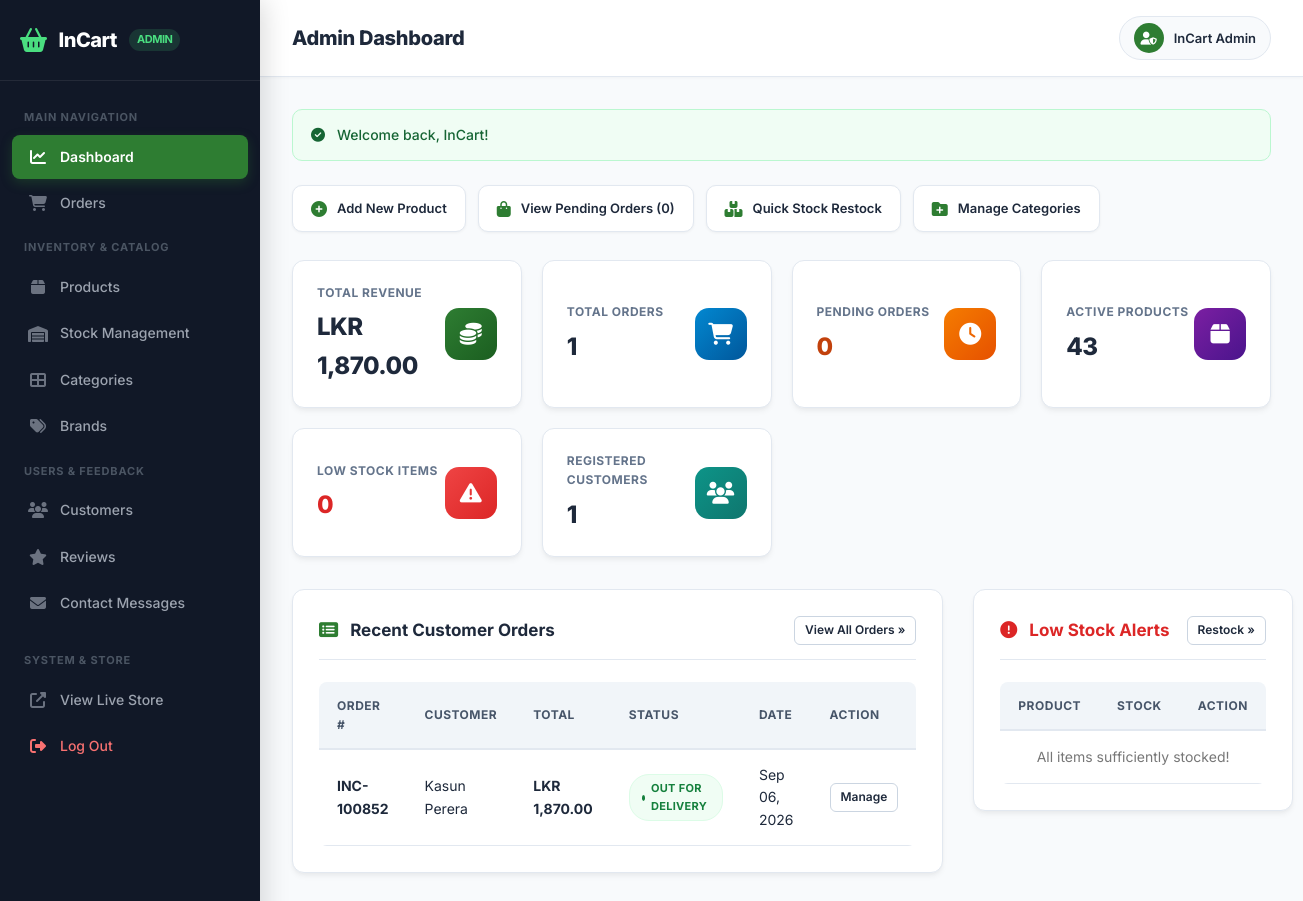
/admin/index.php (signed in), run on the app's committed database.
### tables this page shows
CREATE TABLE `users` (
  `id` INT AUTO_INCREMENT PRIMARY KEY,
  `first_name` VARCHAR(50) NOT NULL,
  `last_name` VARCHAR(50) NOT NULL,
  `email` VARCHAR(100) NOT NULL UNIQUE,
  `phone` VARCHAR(20) NOT NULL,
  `password` VARCHAR(255) NOT NULL,
  `role` ENUM('admin', 'customer') DEFAULT 'customer',
  `address` TEXT NULL,
  `city` VARCHAR(50) NULL,
  `created_at` TIMESTAMP DEFAULT CURRENT_TIMESTAMP,
  INDEX idx_email (`email`),
  INDEX idx_role (`role`)
);

CREATE TABLE `orders` (
  `id` INT AUTO_INCREMENT PRIMARY KEY,
  `order_number` VARCHAR(30) NOT NULL UNIQUE,
  `user_id` INT NOT NULL,
  `total_amount` DECIMAL(10,2) NOT NULL,
  `discount_amount` DECIMAL(10,2) DEFAULT 0.00,
  `delivery_fee` DECIMAL(10,2) DEFAULT 350.00,
  `grand_total` DECIMAL(10,2) NOT NULL,
  `payment_method` VARCHAR(50) DEFAULT 'Cash on Delivery',
  `payment_status` ENUM('Pending', 'Paid', 'Failed') DEFAULT 'Pending',
  `order_status` ENUM('Pending', 'Confirmed', 'Processing', 'Out for Delivery', 'Delivered', 'Cancelled') DEFAULT 'Pending',
  `shipping_first_name` VARCHAR(50) NOT NULL,
  `shipping_last_name` VARCHAR(50) NOT NULL,
  `shipping_email` VARCHAR(100) NOT NULL,
  `shipping_phone` VARCHAR(20) NOT NULL,
  `shipping_address` TEXT NOT NULL,
  `shipping_city` VARCHAR(50) NOT NULL,
  `shipping_postal_code` VARCHAR(20) NULL,
  `delivery_type` ENUM('Standard', 'Express') DEFAULT 'Standard',
  `created_at` TIMESTAMP DEFAULT CURRENT_TIMESTAMP,
  FOREIGN KEY (`user_id`) REFERENCES `users`(`id`) ON DELETE CASCADE,
  INDEX idx_order_num (`order_number`),
  INDEX idx_order_user (`user_id`),
  INDEX idx_order_status (`order_status`)
);

### admin/index.php (the view, shortened to what this page needs)
<?php
require_once __DIR__ . '/../includes/functions.php';
$adminTitle = "Admin Dashboard";
$adminPage = "dashboard";
require_once __DIR__ . '/includes/header.php';
$totalProducts   = (int)$db->query("SELECT COUNT(*) FROM products")->fetchColumn();
$totalCustomers  = (int)$db->query("SELECT COUNT(*) FROM users WHERE role = 'customer'")->fetchColumn();
$totalOrders     = (int)$db->query("SELECT COUNT(*) FROM orders")->fetchColumn();
$totalSales      = (float)$db->query("SELECT COALESCE(SUM(grand_total), 0) FROM orders WHERE order_status != 'Cancelled'")->fetchColumn();
$pendingOrders   = (int)$db->query("SELECT COUNT(*) FROM orders WHERE order_status = 'Pending'")->fetchColumn();
$lowStockCount   = (int)$db->query("SELECT COUNT(*) FROM products WHERE stock_quantity <= 5")->fetchColumn();
$recentOrders = $db->query("
  SELECT o.*, u.first_name, u.last_name
  FROM orders o
  JOIN users u ON o.user_id = u.id
  ORDER BY o.created_at DESC
  LIMIT 5
")->fetchAll();
$lowStockProds = $db->query("
  SELECT p.*, c.name as category_name
  FROM products p
  JOIN categories c ON p.category_id = c.id
  WHERE p.stock_quantity <= 5
  ORDER BY p.stock_quantity ASC
  LIMIT 5
")->fetchAll();
?>
<div class="quick-actions-bar">
  <a href="products.php" class="quick-action-btn">
    <i class="fas fa-plus-circle"></i> Add New Product
  </a>
  <a href="orders.php" class="quick-action-btn">
    <i class="fas fa-shopping-bag"></i> View Pending Orders (<?php echo $pendingOrders; ?>)
  </a>
  <a href="stock.php" class="quick-action-btn">
    <i class="fas fa-boxes"></i> Quick Stock Restock
  </a>
  <a href="categories.php" class="quick-action-btn">
    <i class="fas fa-folder-plus"></i> Manage Categories
  </a>
</div>
<div class="kpi-grid">
  <div class="kpi-card">
    <div class="kpi-data">
      <p>Total Revenue</p>
      <h3><?php echo format_price($totalSales); ?></h3>
    </div>
    <div class="kpi-icon bg-green"><i class="fas fa-coins"></i></div>
  </div>
  <div class="kpi-card">
    <div class="kpi-data">
      <p>Total Orders</p>
      <h3><?php echo number_format($totalOrders); ?></h3>
    </div>
    <div class="kpi-icon bg-blue"><i class="fas fa-shopping-cart"></i></div>
  </div>
  <div class="kpi-card">
    <div class="kpi-data">
      <p>Pending Orders</p>
      <h3 style="color:#c2410c;"><?php echo number_format($pendingOrders); ?></h3>
    </div>
    <div class="kpi-icon bg-orange"><i class="fas fa-clock"></i></div>
  </div>
  <div class="kpi-card">
    <div class="kpi-data">
      <p>Active Products</p>
      <h3><?php echo number_format($totalProducts); ?></h3>
    </div>
    <div class="kpi-icon bg-purple"><i class="fas fa-box"></i></div>
  </div>
  <div class="kpi-card">
    <div class="kpi-data">
      <p>Low Stock Items</p>
      <h3 style="color:#dc2626;"><?php echo number_format($lowStockCount); ?></h3>
    </div>
    <div class="kpi-icon bg-red"><i class="fas fa-exclamation-triangle"></i></div>
  </div>
  <div class="kpi-card">
    <div class="kpi-data">
      <p>Registered Customers</p>
      <h3><?php echo number_format($totalCustomers); ?></h3>
    </div>
    <div class="kpi-icon bg-teal"><i class="fas fa-users"></i></div>
  </div>
</div>
<div style="display:grid; grid-template-columns: 2fr 1fr; gap:30px;">
  <div class="admin-card">
    <div class="admin-card-title">
      <span><i class="fas fa-list-alt" style="color:var(--admin-primary);"></i> Recent Customer Orders</span>
      <a href="orders.php" class="btn btn-outline btn-sm">View All Orders &raquo;</a>
    </div>
    <div class="table-responsive">
      <table class="data-table">
        <thead>
          <tr>
            <th>Order #</th>
            <th>Customer</th>
            <th>Total</th>
            <th>Status</th>
            <th>Date</th>
            <th>Action</th>
          </tr>
        </thead>
        <tbody>
          <?php if (empty($recentOrders)): ?>
            <tr><td colspan="6" style="text-align:center; color:#777;">No customer orders found.</td></tr>
          <?php else: ?>
            <?php foreach ($recentOrders as $ord):
              $statusClass = 'status-' . strtolower(str_replace(' ', '-', $ord['order_status']));
            ?>
              <tr>
                <td><strong><?php echo sanitize($ord['order_number']); ?></strong></td>
                <td><?php echo sanitize($ord['first_name'] . ' ' . $ord['last_name']); ?></td>
                <td><strong><?php echo format_price($ord['grand_total']); ?></strong></td>
                <td>
                  <span class="status-badge <?php echo $statusClass; ?>">
                    <?php echo sanitize($ord['order_status']); ?>
                  </span>
                </td>
                <td><?php echo date('M d, Y', strtotime($ord['created_at'])); ?></td>
                <td>
                  <a href="orders.php?view=<?php echo $ord['id']; ?>" class="btn btn-outline btn-sm">Manage</a>
                </td>
              </tr>
            <?php endforeach; ?>
          <?php endif; ?>
        </tbody>
      </table>
    </div>
  </div>
  <div>
    <div class="admin-card">
      <div class="admin-card-title">
        <span style="color:#dc2626;"><i class="fas fa-exclamation-circle"></i> Low Stock Alerts</span>
        <a href="stock.php" class="btn btn-outline btn-sm">Restock &raquo;</a>
      </div>
      <div class="table-responsive">
        <table class="data-table">
          <thead>
            <tr>
              <th>Product</th>
              <th>Stock</th>
              <th>Action</th>
            </tr>
          </thead>
          <tbody>
            <?php if (empty($lowStockProds)): ?>
              <tr><td colspan="3" style="text-align:center; color:#777; padding:15px;">All items sufficiently stocked!</td></tr>
            <?php endif; ?>
          </tbody>
        </table>
      </div>
    </div>
  </div>
</div>
<?php require_once __DIR__ . '/includes/footer.php'; ?>

### admin/includes/header.php (shortened to what this page needs)
<?php
require_once __DIR__ . '/../../includes/functions.php';
$adminUser = current_user();
$adminPage = $adminPage ?? 'dashboard';
?>
<!DOCTYPE html>
<html lang="en">
<head>
  <link rel="stylesheet" href="https://cdnjs.cloudflare.com/ajax/libs/font-awesome/6.4.0/css/all.min.css">
  <link rel="stylesheet" href="../assets/css/style.css">
  <link rel="stylesheet" href="../assets/css/admin.css">
</head>
<body class="admin-body">
  <aside class="admin-sidebar" id="adminSidebar">
    <div class="admin-brand">
      <i class="fas fa-shopping-basket"></i>
      <span>InCart</span>
      <span class="badge-admin">Admin</span>
    </div>
    <div class="admin-menu-scroll">
      <div class="admin-menu-label">Main Navigation</div>
      <ul class="admin-menu">
        <li class="<?php echo $adminPage === 'dashboard' ? 'active' : ''; ?>">
          <a href="index.php">
            <span class="link-left"><i class="fas fa-chart-line"></i> Dashboard</span>
          </a>
        </li>
        <li class="<?php echo $adminPage === 'orders' ? 'active' : ''; ?>">
          <a href="orders.php">
            <span class="link-left"><i class="fas fa-shopping-cart"></i> Orders</span>
          </a>
        </li>
      </ul>
      <div class="admin-menu-label">Inventory & Catalog</div>
      <ul class="admin-menu">
        <li class="<?php echo $adminPage === 'products' ? 'active' : ''; ?>">
          <a href="products.php">
            <span class="link-left"><i class="fas fa-box"></i> Products</span>
          </a>
        </li>
        <li class="<?php echo $adminPage === 'stock' ? 'active' : ''; ?>">
          <a href="stock.php">
            <span class="link-left"><i class="fas fa-warehouse"></i> Stock Management</span>
          </a>
        </li>
        <li class="<?php echo $adminPage === 'categories' ? 'active' : ''; ?>">
          <a href="categories.php">
            <span class="link-left"><i class="fas fa-th-large"></i> Categories</span>
          </a>
        </li>
        <li class="<?php echo $adminPage === 'brands' ? 'active' : ''; ?>">
          <a href="brands.php">
            <span class="link-left"><i class="fas fa-tags"></i> Brands</span>
          </a>
        </li>
      </ul>
      <div class="admin-menu-label">Users & Feedback</div>
      <ul class="admin-menu">
        <li class="<?php echo $adminPage === 'customers' ? 'active' : ''; ?>">
          <a href="customers.php">
            <span class="link-left"><i class="fas fa-users"></i> Customers</span>
          </a>
        </li>
        <li class="<?php echo $adminPage === 'reviews' ? 'active' : ''; ?>">
          <a href="reviews.php">
            <span class="link-left"><i class="fas fa-star"></i> Reviews</span>
          </a>
        </li>
        <li class="<?php echo $adminPage === 'messages' ? 'active' : ''; ?>">
          <a href="messages.php">
            <span class="link-left"><i class="fas fa-envelope"></i> Contact Messages</span>
          </a>
        </li>
      </ul>
      <div class="admin-menu-label" style="margin-top: 15px;">System & Store</div>
      <ul class="admin-menu">
        <li>
          <a href="../index.php" target="_blank">
            <span class="link-left"><i class="fas fa-external-link-alt"></i> View Live Store</span>
          </a>
        </li>
        <li>
          <a href="../logout.php" style="color: #f87171;">
            <span class="link-left"><i class="fas fa-sign-out-alt" style="color:#f87171;"></i> Log Out</span>
          </a>
        </li>
      </ul>
    </div>
  </aside>
  <div class="admin-main">
    <header class="admin-header">
      <div class="admin-header-title">
        <h2><?php echo isset($adminTitle) ? sanitize($adminTitle) : 'Dashboard Overview'; ?></h2>
      </div>
      <div class="admin-user-profile">
        <div class="admin-user-badge">
          <div class="admin-avatar">
            <i class="fas fa-user-shield"></i>
          </div>
          <span><?php echo sanitize($adminUser['name']); ?></span>
        </div>
      </div>
    </header>
    <div class="admin-content">
      <?php echo display_flash_messages(); ?>

### assets/css/style.css (style rules this page uses)
:root { --primary: #2e7d32; --primary-hover: #1b5e20; --primary-light: #e8f5e9; --accent: #f57c00; --accent-light: #fff3e0; --dark: #212529; --gray-100: #f8f9fa; --gray-200: #e9ecef; --gray-300: #dee2e6; --gray-600: #6c757d; --gray-800: #343a40; --white: #ffffff; --danger: #d32f2f; --success: #388e3c; --shadow-sm: 0 2px 4px rgba(0,0,0,0.05); --shadow-md: 0 4px 12px rgba(0,0,0,0.08); --shadow-lg: 0 8px 24px rgba(0,0,0,0.12); --radius-sm: 6px; --radius-md: 10px; --radius-lg: 16px; --transition: all 0.25s ease-in-out; }
* { box-sizing: border-box; margin: 0; padding: 0; }
body { font-family: 'Inter', system-ui, -apple-system, BlinkMacSystemFont, "Segoe UI", Roboto, sans-serif; background-color: var(--gray-100); color: var(--dark); line-height: 1.6; }
a { color: var(--primary); text-decoration: none; transition: var(--transition); }
ul { list-style: none; }
.btn { display: inline-flex; align-items: center; justify-content: center; gap: 8px; padding: 12px 28px; border-radius: 30px; font-weight: 700; font-size: 15px; cursor: pointer; transition: var(--transition); border: none; }
.btn-outline { border: 2px solid var(--white); color: var(--white); background: transparent; }
html, body { max-width: 100%; }

### data on the page
users: id "InCart Admin"
orders: order_number "INC-100852", user.last_name "Kasun Perera", grand_total "LKR 1,870.00", order_status "OUT FOR DELIVERY", created_at "Sep 06, 2026"

### other printed values
$adminTitle "Admin Dashboard"
$_SESSION['flash_success'] "Welcome back, InCart!"
$pendingOrders "0"
format_price($totalSales) "LKR 1,870.00"
$totalOrders "1"
$totalProducts "43"
$lowStockCount "0"
$totalCustomers "1"
